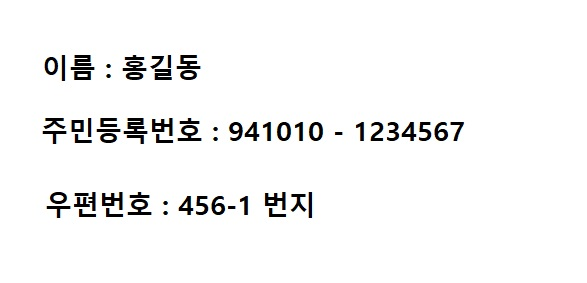
#> input picture .tmp/main/FrameTest/image/RexTestImage/test2.jpg, 587 x 283 px, found by its file name
$ python DetectTest.py ../../../.tmp/main/FrameTest/image/RexTestImage/test2.jpg   (older library calls are emulated)
#> lines starting #> are read from the running program, lines starting #| are printed output that depends on the picture; after the words box and inside, x2 and y2 are one past the last pixel; in counts of white or black regions, pixels touching at a corner belong together
### SubModules/dhashCalculater_client/dhashCalcModule/util.py
import numpy as np
import cv2
from PIL import Image

def order_points(pts):
    rect = np.zeros((4, 2), dtype = "float32")

    s = pts.sum(axis = 1)
    rect[0] = pts[np.argmin(s)]
    rect[2] = pts[np.argmax(s)]

    diff = np.diff(pts, axis = 1)
    rect[1] = pts[np.argmin(diff)]
    rect[3] = pts[np.argmax(diff)]

    return rect

def four_point_transform(image, pts):
    rect = order_points(pts)
    (tl, tr, br, bl) = rect

    widthA = np.sqrt(((br[0] - bl[0]) ** 2) + ((br[1] - bl[1]) ** 2))
    widthB = np.sqrt(((tr[0] - tl[0]) ** 2) + ((tr[1] - tl[1]) ** 2))
    maxWidth = max(int(widthA), int(widthB))

    heightA = np.sqrt(((tr[0] - br[0]) ** 2) + ((tr[1] - br[1]) ** 2))
    heightB = np.sqrt(((tl[0] - bl[0]) ** 2) + ((tl[1] - bl[1]) ** 2))
    maxHeight = max(int(heightA), int(heightB))

    dst = np.array([
	    [0, 0],
	    [maxWidth - 1, 0],
	    [maxWidth - 1, maxHeight - 1],
	    [0, maxHeight - 1]], dtype = "float32")

    # compute the perspective transform matrix and then apply it
    M = cv2.getPerspectiveTransform(rect, dst)

    warped = cv2.warpPerspective(image, M, (maxWidth, maxHeight))

    # return the warped image
    return warped

def dhash(image, hash_size=8):
    image = image.convert('L').resize((hash_size+1, hash_size), Image.ANTIALIAS)

    pixels = list(image.getdata())

    difference = []
    for row in range(hash_size):
        for col in range(hash_size):
            pixel_left = image.getpixel((col,row))
            pixel_right = image.getpixel((col+1,row))
            difference.append(pixel_left>pixel_right)

    decimal_value = 0
    hex_string = []
    for index, value in enumerate(difference):
        if value:
            decimal_value += 2**(index % 8)
        if (index % 8) == 7:
            hex_string.append(hex(decimal_value)[2:].rjust(2, '0'))
            decimal_value = 0

    return ''.join(hex_string)

### SubModules/dhashCalculater_client/dhashCalcModule/DetectTest.py
import numpy as np
import sys
import cv2
import random
from PIL import Image
from util import order_points
from util import four_point_transform
from util import dhash

def main():
    #filePath = sys.argv[1]
    image = cv2.imread("test2.jpg")
#> image is the input picture: shape (283, 587, 3); mean B, G, R 244.7, 244.8, 244.8
    height, width, channels = image.shape;
#> height = 283; width = 587; channels = 3
    gray = cv2.cvtColor(image, cv2.COLOR_BGR2GRAY)

    gray = cv2.GaussianBlur(gray, (7, 7), 0)
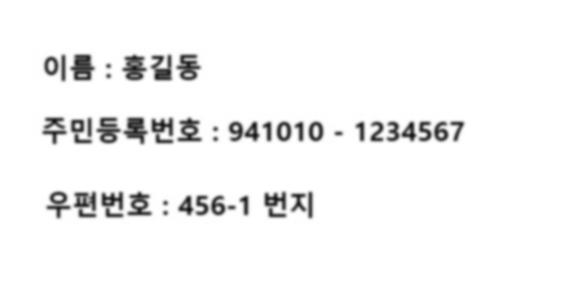
#> gray: shape (283, 587); min 20, max 255, mean 244.8
    image = cv2.copyMakeBorder(image, 5, 5, 5, 5, cv2.BORDER_CONSTANT, value=[0,0,0])
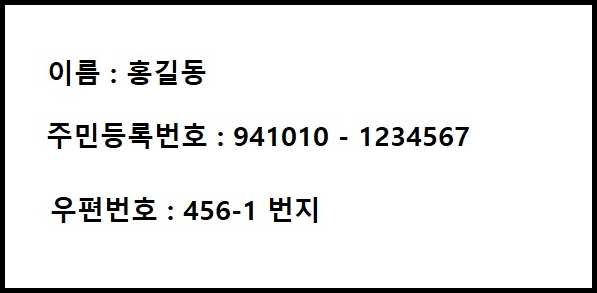
#> image: shape (293, 597, 3); mean B, G, R 232.4, 232.5, 232.5
    gray = cv2.copyMakeBorder(gray, 5, 5, 5, 5, cv2.BORDER_CONSTANT, value=[0,0,0])
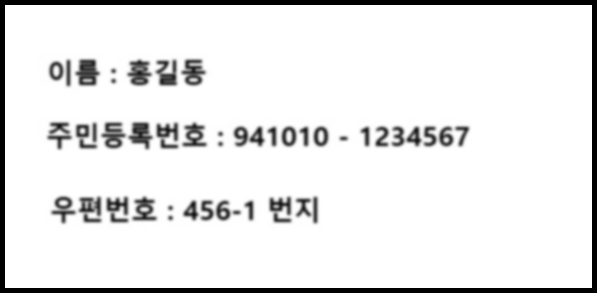
#> gray: shape (293, 597); min 0, max 255, mean 232.5

    edged = cv2.Canny(gray, 50, 100)
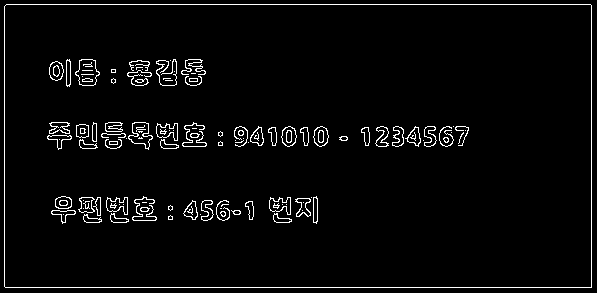
#> edged: shape (293, 597); 3.5% white in thin lines or dots

    cv2.imshow("test", edged)
    cv2.waitKey(0);

    contours, hierarchy = cv2.findContours(edged.copy(), cv2.RETR_TREE, cv2.CHAIN_APPROX_SIMPLE)
#> contours = 182 contours, 77 with area under 20; largest, box (x1, y1, x2, y2) and area: (4, 4, 592, 288) 166118, (4, 4, 592, 288) 166118, (75, 59, 100, 86) 451, (75, 59, 100, 86) 440, (128, 122, 153, 150) 360
    height = edged.shape[0]
#> height = 293
    width = edged.shape[1]
#> width = 597

    MAX_COUNTOUR_AREA = (width - 10) * (height - 10)
#> MAX_COUNTOUR_AREA = 166121
    maxAreaFound = MAX_COUNTOUR_AREA * 0.3 #object 크기는 이미지 전체의 30% 이상이어야 함.
#> maxAreaFound = 49836.3

    colors = ((0, 0, 255), (240, 0, 159), (255, 0, 0), (255, 255, 0))

    rectList = [];
    for cnt in contours:
        if cv2.contourArea(cnt) <= maxAreaFound:
            continue

        box = cv2.minAreaRect(cnt)
        box = cv2.boxPoints(box)
        box = np.array(box, dtype="int")

        rect = order_points(box)

        if len(rectList) == 0:
            rectList.append(rect)
        else:
            count = 0;
            listLength = len(rectList)
            isNotSameArea = True;

            for oneRectInList in rectList:
                if 0.99 * cv2.contourArea(rect) <= cv2.contourArea(oneRectInList) <= 1.01 * cv2.contourArea(rect):
                    isNotSameArea = False;
                    break;

            if(isNotSameArea):
                rectList.append(rect)
#> this loop made 182 passes
#> (box, rect, s in order_points, diff in order_points, count, listLength) on pass 2: ([[591, 287], [4, 287], [4, 4], [591, 4]], [[4, 4], [591, 4], [591, 287], [4, 287]], [878, 291, 8, 595], [-304, 283, 0, -587], 0, 1)
#> cnt on passes 5, 18, 19, 25, 36, 37: [[200, 214]], [[63, 214]], [[220, 208], [221, 208]], [[142, 202], [146, 202]], [[302, 210]], [[303, 202]]
#> after the loop, rectList = [[[4, 4], [590, 4], [590, 286], [4, 286]]]

    sortedRect = sorted(rectList, key=lambda oneRect: cv2.contourArea(oneRect), reverse=True)
#> sortedRect = [[[4, 4], [590, 4], [590, 286], [4, 286]]]
    #print(sortedRect)

    roi = None

    if(len(sortedRect) == 1):
        roi = sortedRect[0]
#> roi = [[4, 4], [590, 4], [590, 286], [4, 286]]
    else:
        roi = sortedRect[1]

    pts = np.array(roi, dtype = "float32")
#> pts = [[4, 4], [590, 4], [590, 286], [4, 286]]
    warped = four_point_transform(image, pts)
#> in four_point_transform, `(tl, tr, br, bl) = rect`: tl = [4, 4]; tr = [590, 4]; br = [590, 286]; bl = [4, 286]
#> in four_point_transform, `widthA = np.sqrt(((br[0] - bl[0]) ** 2) + ((br[1] - bl[1]) ** 2))`: widthA = 586
#> in four_point_transform, `heightA = np.sqrt(((tr[0] - br[0]) ** 2) + ((tr[1] - br[1]) ** 2))`: heightA = 282
#> in four_point_transform, `dst = np.array([ [0, 0], [maxWidth - 1, 0], [maxWidth - 1, maxHeight -..`: dst = [[0, 0], [585, 0], [585, 281], [0, 281]]
#> in four_point_transform, `M = cv2.getPerspectiveTransform(rect, dst)`: M = [[0.998, 1.93e-18, -3.99], [7.53e-19, 0.996, -3.99], [-4.58e-20, 2.69e-21, 1]]
#> in four_point_transform, `warped = cv2.warpPerspective(image, M, (maxWidth, maxHeight))`:
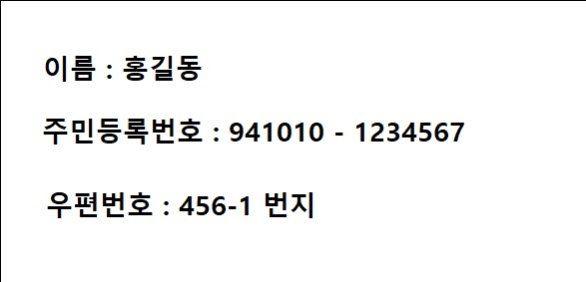
#> warped: shape (282, 586, 3); mean B, G, R 243.4, 243.5, 243.5

    cv2.imshow("Warped", warped)
    cv2.waitKey(0)
    print(dhash(Image.fromarray(warped.astype('uint8'), 'RGB')))
#> in dhash, `pixels = list(image.getdata())`: pixels = 72 values, max 255 at index 1, min 195 at index 28, mean 243.3
#> after the loop in dhash, `for row in range(hash_size):`: difference = 64 items, first 6: False, False, True, True, False, False
#> the loop in dhash, `for index, value in enumerate(difference):` made 64 passes
#> value on passes 3, 4, 8, 9, 10, 16, 17, 18, 24, 25, 28, 30: True, True, False, True, True, False, True, True, False, True, True, True
#> after the loop in dhash, `for index, value in enumerate(difference):`: hex_string = ['0c', '03', '03', '29', '3b', '0d', '01', '00']
#| 0c0303293b0d0100

if __name__ == "__main__":
    main()

$ run again, with .tmp/main/FrameTest/image/RexTestImage/test3.JPG copied over .tmp/main/FrameTest/image/RexTestImage/test2.jpg
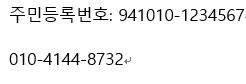
#> input picture .tmp/main/FrameTest/image/RexTestImage/test3.JPG, 246 x 84 px, found by its file name
#> in main, image is the input picture: shape (84, 246, 3); min 0, max 255, mean 241
#> image: shape (94, 256, 3)
#> in main, `edged = cv2.Canny(gray, 50, 100)`:
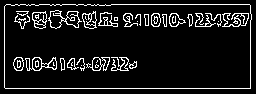
#> edged: shape (94, 256); 9.8% white in thin lines or dots, all inside (x1, y1, x2, y2) = (4, 4, 252, 89)
#> contours = 81 contours, 39 with area under 20; largest, box (x1, y1, x2, y2) and area: (4, 4, 252, 89) 20626, (4, 4, 252, 89) 20626, (48, 10, 82, 29) 354, (25, 57, 57, 71) 235, (32, 11, 47, 29) 190
#> the loop in main, `for cnt in contours:` made 81 passes
#> (box, rect, s in order_points, diff in order_points, count, listLength) on pass 2: ([[250, 87], [4, 87], [4, 4], [250, 4]], [[4, 4], [250, 4], [250, 87], [4, 87]], [337, 91, 8, 254], [-163, 83, 0, -246], 0, 1)
#> after the loop in main, `for cnt in contours:`: rectList = [[[4, 4], [250, 4], [250, 87], [4, 87]]]
#> roi = [[4, 4], [250, 4], [250, 87], [4, 87]]
#> tl = [4, 4]; tr = [250, 4]; br = [250, 87]; bl = [4, 87]
#> widthA = 246
#> heightA = 83
#> dst = [[0, 0], [245, 0], [245, 82], [0, 82]]
#> M = [[0.996, 1.74e-18, -3.98], [1.78e-18, 0.988, -3.95], [-1.54e-19, 0, 1]]
#> in four_point_transform, `warped = cv2.warpPerspective(image, M, (maxWidth, maxHeight))`:
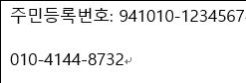
#> warped: shape (83, 246, 3); min 0, max 255, mean 237
#> pixels = 72 values, max 255 at index 28, min 186 at index 11, mean 237.6
#> after the loop in dhash, `for row in range(hash_size):`: difference = 64 items, first 6: False, True, False, False, True, False
#> the loop in dhash, `for index, value in enumerate(difference):` made 64 passes
#> value on passes 2, 5, 7, 8, 9, 10, 13, 15: True, True, True, True, True, True, True, True
#> after the loop in dhash, `for index, value in enumerate(difference):`: hex_string = ['d2', '53', '55', '00', '44', '23', '02', '00']
#| d253550044230200

$ run again, with .tmp/main/FrameTest/image/RexTestImage/test4.jpg copied over .tmp/main/FrameTest/image/RexTestImage/test2.jpg
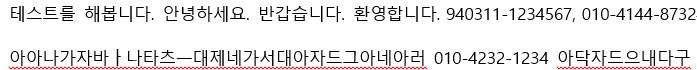
#> input picture .tmp/main/FrameTest/image/RexTestImage/test4.jpg, 697 x 70 px, found by its file name
#> in main, image is the input picture: shape (70, 697, 3); mean B, G, R 229.2, 229.2, 232
#> image: shape (80, 707, 3)
#> in main, `edged = cv2.Canny(gray, 50, 100)`:
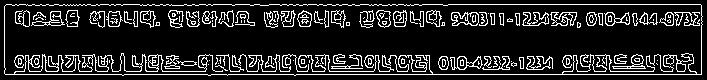
#> edged: shape (80, 707); 14.6% white in thin lines or dots, all inside (x1, y1, x2, y2) = (4, 4, 703, 76)
#> contours = 252 contours, 134 with area under 20; largest, box (x1, y1, x2, y2) and area: (4, 4, 703, 76) 48615, (4, 4, 703, 76) 48279, (451, 12, 479, 26) 280, (100, 53, 223, 72) 241, (450, 56, 483, 70) 236
#> the loop in main, `for cnt in contours:` made 252 passes
#> (box, rect, s in order_points, diff in order_points, count, listLength) on pass 9: ([[702, 75], [4, 75], [4, 4], [702, 4]], [[4, 4], [702, 4], [702, 75], [4, 75]], [777, 79, 8, 706], [-627, 71, 0, -698], 0, 1)
#> after the loop in main, `for cnt in contours:`: rectList = [[[4, 4], [702, 4], [702, 75], [4, 75]]]
#> roi = [[4, 4], [702, 4], [702, 75], [4, 75]]
#> tl = [4, 4]; tr = [702, 4]; br = [702, 75]; bl = [4, 75]
#> widthA = 698
#> heightA = 71
#> dst = [[0, 0], [697, 0], [697, 70], [0, 70]]
#> M = [[0.999, 8.29e-18, -3.99], [0, 0.986, -3.94], [-6.36e-20, 8.97e-21, 1]]
#> in four_point_transform, `warped = cv2.warpPerspective(image, M, (maxWidth, maxHeight))`:
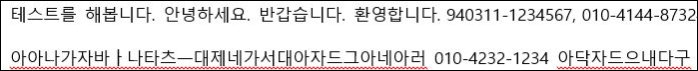
#> warped: shape (71, 698, 3); mean B, G, R 222.2, 222.1, 224.8
#> pixels = 72 values, max 255 at index 27, min 181 at index 67, mean 224.4
#> after the loop in dhash, `for row in range(hash_size):`: difference = 64 items, first 6: False, False, False, True, False, False
#> the loop in dhash, `for index, value in enumerate(difference):` made 64 passes
#> value on passes 4, 8, 12, 13, 15, 16, 19, 23: True, True, True, True, True, True, True, True
#> after the loop in dhash, `for index, value in enumerate(difference):`: hex_string = ['88', 'd8', 'c4', '00', '00', 'c4', '56', 'cb']
#| 88d8c40000c456cb
